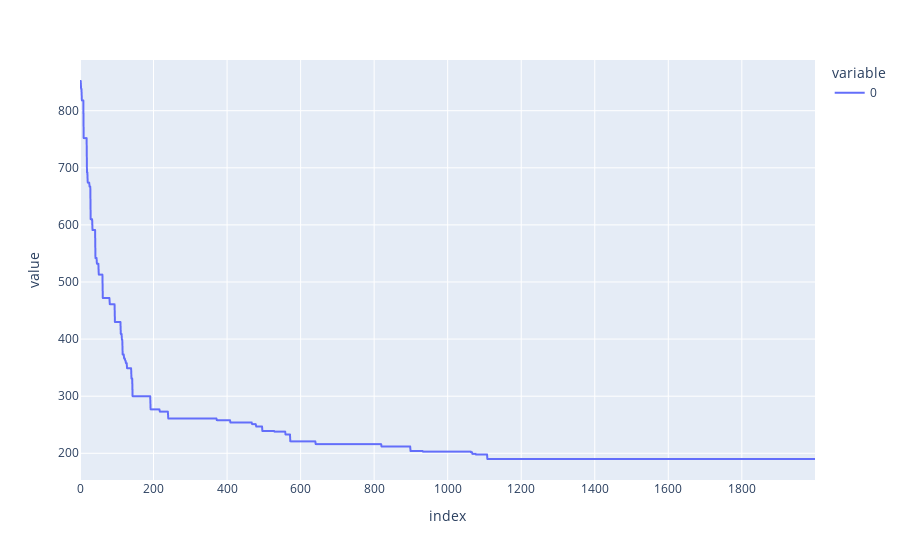

Here is the notebook cell this chart was saved with:
### Code cell
px.line(energies)

### Figure 1 — Plotly figure (JSON) as saved in the notebook; plotly's stock layout.template omitted (floating-point values rounded to 4 significant figures; data arrays with more than 128 entries replaced by an {"elided": "..."} marker saying what was removed)
{"data": [{"hovertemplate": "variable=0<br>index=%{x}<br>value=%{y}<extra></extra>", "legendgroup": "0", "line": {"color": "#636efa", "dash": "solid"}, "marker": {"symbol": "circle"}, "mode": "lines", "name": "0", "showlegend": true, "type": "scattergl", "x": {"elided": "2000 int values"}, "xaxis": "x", "y": {"elided": "2000 int values"}, "yaxis": "y"}], "layout": {"legend": {"title": {"text": "variable"}, "tracegroupgap": 0}, "margin": {"t": 60}, "xaxis": {"anchor": "y", "domain": [0, 1], "title": {"text": "index"}}, "yaxis": {"anchor": "x", "domain": [0, 1], "title": {"text": "value"}}}}
